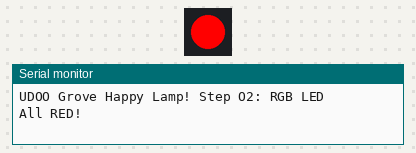
This sketch was run on a simulated Arduino Uno, built with avr-gcc and run on an emulated ATmega328P. Parts: 1 RGB LEDs in strip order, left to right, the last lines printed to the serial monitor.

Above: at 0.2 s.
At 1.2 s:
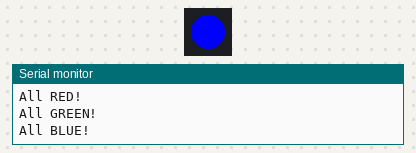
At 2.0 s:
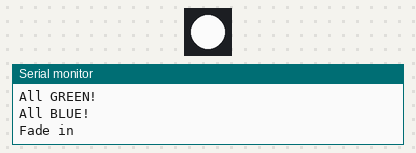
At 3.5 s:
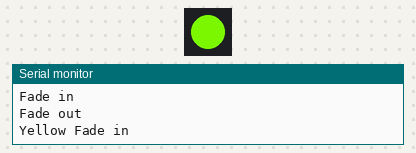
Timing chart, 0 to 5.4 s (numbered marks = the images above):
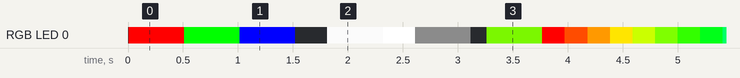

Measured:
- by itself, RGB LED 0: off → RGB(255, 0, 0) at 0.01 s, → RGB(0, 255, 0) 0.50 s later, → RGB(0, 0, 255) 0.50 s later, → off 0.50 s later, … (139 changes in this stretch)
- by itself, everything shown: repeats every 8.4 s, in 29 steps

The sketch:

UDOOGrove02_rgbLed.ino
```cpp
/*
 *
 * Need to install this library:
 * https://github.com/pjpmarques/ChainableLED
 *
 */
#include <ChainableLED.h>

#define LED_PIN            7
#define NUM_LEDS           1

ChainableLED leds(LED_PIN, LED_PIN+1, NUM_LEDS);


void setup() {
  Serial.begin(9600);
  Serial.println("UDOO Grove Happy Lamp! Step O2: RGB LED");

  leds.init();
}


void loop() {

  leds.setColorRGB(0, 255, 0, 0);
  Serial.println("All RED!");
  delay(500);

  leds.setColorRGB(0, 0, 255, 0);
  Serial.println("All GREEN!");
  delay(500);

  leds.setColorRGB(0, 0, 0, 255);
  Serial.println("All BLUE!");
  delay(500);

  Serial.println("Fade in");
  for(float i=0; i<=1.0; i+=0.05){
    leds.setColorHSB(0, 0, 0, i);
    delay(10);
    }
  delay(500);

  Serial.println("Fade out");
  for(float i=1.0; i>=0.0; i-=0.05){
    leds.setColorHSB(0, 0, 0, i);
    delay(10);
    }
  delay(500);

  Serial.println("Yellow Fade in");
  for(float i=0.0; i<=0.50; i+=0.05){
    leds.setColorHSB(0, 0.25, 1.0, i);
    delay(10);
    }
  delay(500);

  Serial.println("Rainbow!");
  for(float i=0.0; i<=1; i+=0.05){
    leds.setColorHSB(0, i, 1.0, 0.5);
    delay(200);
    }
  delay(500);
}
```
